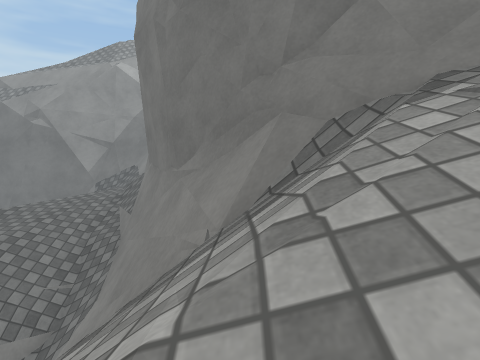
View 1 (above)

18 first-person views from a walk through a 3-D level made in the Unity game engine. The camera is 0.42 m above the floor, tilts 6° down and sees 80° across. The floor is counted in squares, 0.5 m on a side. Each view is taken from the middle of a square. On the plan, view 1 faces up. The plan holds only what a view shows up to about 10 squares ahead; the rest is blank. The place goes on beyond the plan. Surface patterns are stand-ins for the level's own textures.

View 2
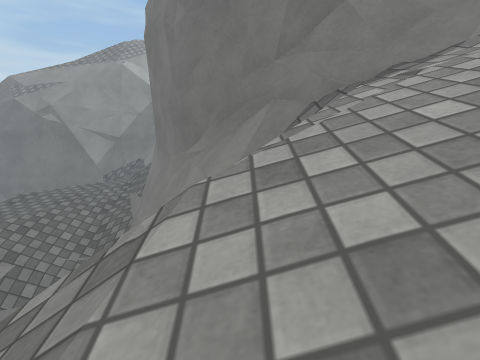

View 3
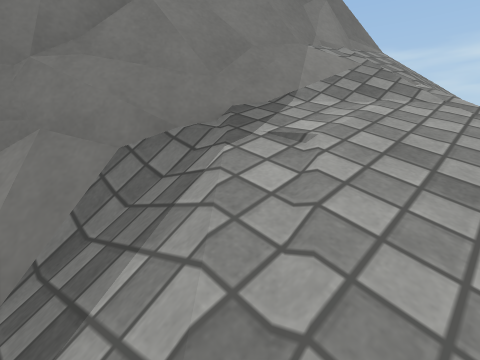

View 4
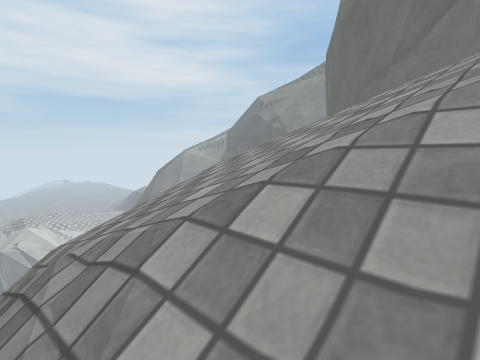

View 5
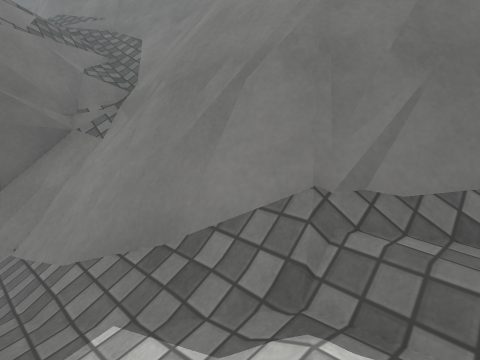

View 6
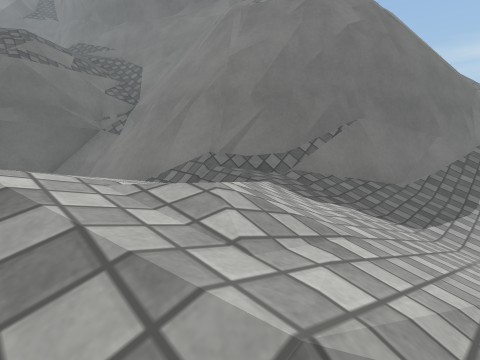

View 7
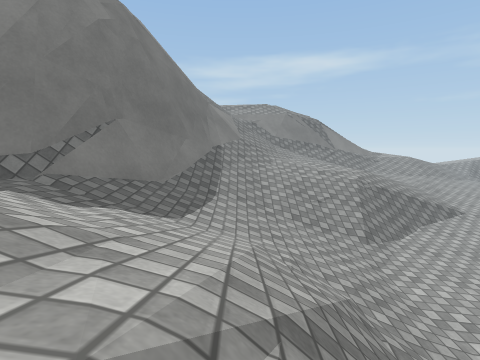

View 8
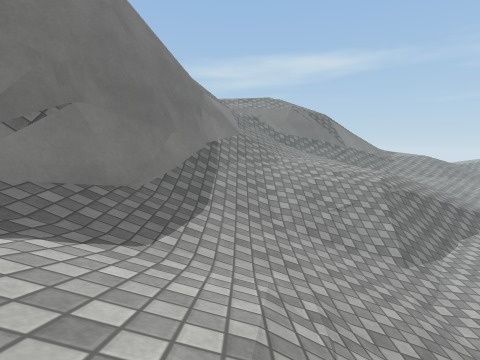

View 9
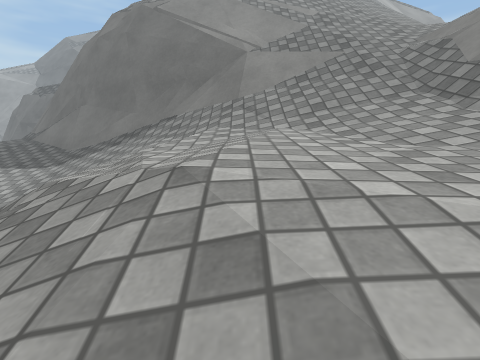

View 10
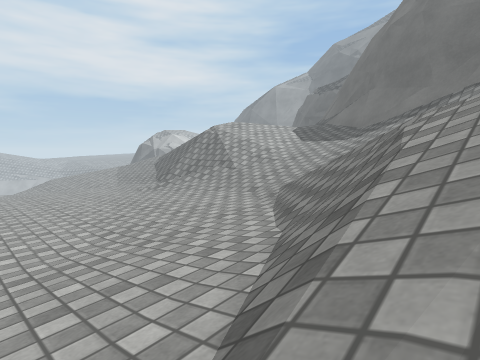

View 11
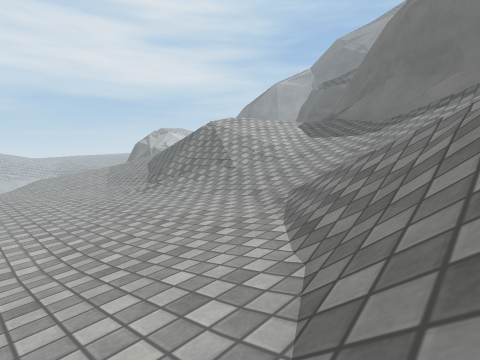

View 12
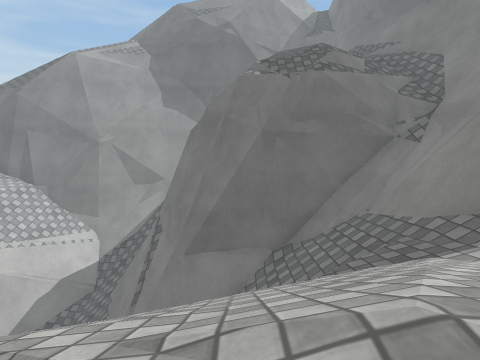

View 13
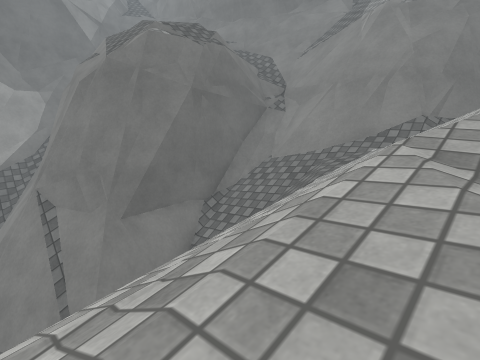

View 14
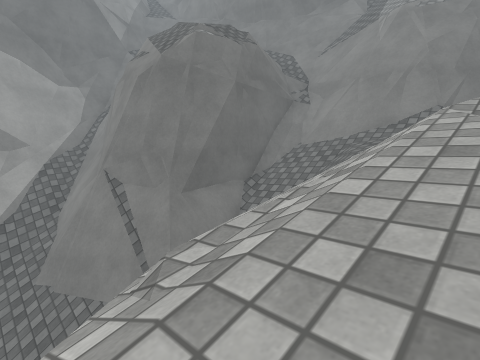

View 15
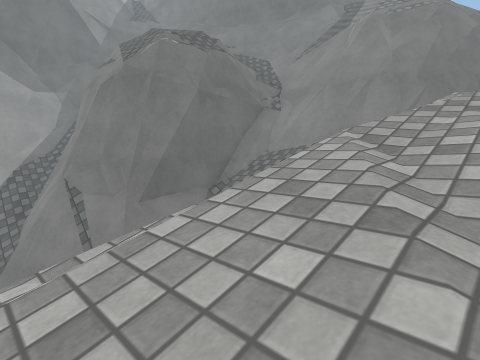

View 16
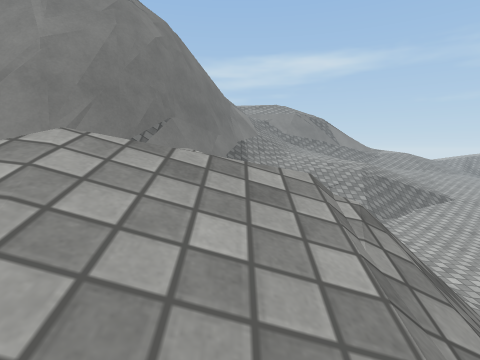

View 17
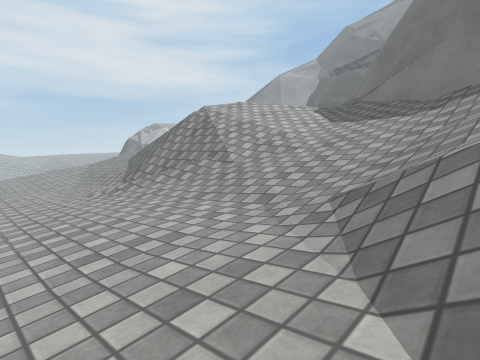

View 18
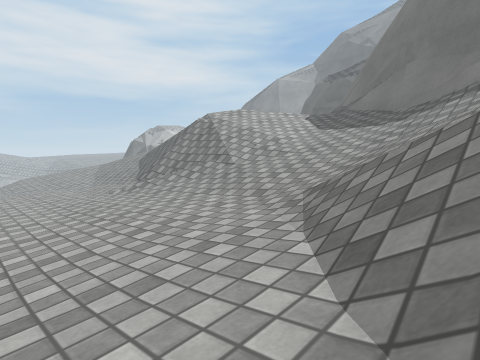

### Floor plan
Key: @ floor where view 1 was taken; # wall or solid block; . main floor; : floor 0.3 m higher than the main floor; + floor 0.6 m higher than the main floor; * floor 0.95 m higher than the main floor; % floor 1.25 m higher than the main floor; & floor 1.6 m higher than the main floor; $ floor 1.9 m higher than the main floor; / step, stairs or slope; = window, fence, low wall or low ledge; ^ raised ledge; v drop or lower ground; O other object.
Columns run from 18 left of view 1 to 8 right of it. Each row starts with its distance up from view 1.
 10             #v#
  9             #v##
  8  //#        #vv#
  7  /##        #vv##
  6  /##         vv####
  5  /=#         vv=^####
  4  //##########vvv/=^#######
  3    =###=//=##vvv ////==///
  2        ////## v  /////////
  1         ///## vv //////
  0         ///=# vv//@///
 -1  v  ////////## vv/////
 -2 v////////////## vv////
 -3 ///////////&//## vvv
 -4 /+**////$/&&//O####vv
 -5  +/*/////$//////=#######=//
 -6       ////////////O=###==//
 -7        ///////////////==///
 -8         ///////////////////
 -9          //////////////////
-10         /////////////&&&///
-11        ../...::://///%&&///
-12       .........::////%%%%/
-13       ..........::////%%%
-14        ..........:://///
-15        ...........:////
-16         ..........:://
-17                ...:: /

Positions as (right, up) in squares from view 1, and headings:
1: (0, 0), facing up
2: (0, -1), facing up
3: (0, 1), facing up-right
4: (3, -2), facing up-left
5: (-8, -3), facing up-right
6: (-10, -7), facing up-right
7: (-10, -7), facing right
8: (-8, -7), facing right
9: (4, -15), facing up
10: (3, -17), facing up-left
11: (2, -16), facing up-left
12: (-11, -5), facing up
13: (-16, -4), facing up-right
14: (-18, -4), facing up-right
15: (-17, -5), facing up-right
16: (-12, -6), facing right
17: (0, -14), facing up-left
18: (1, -15), facing up-left
